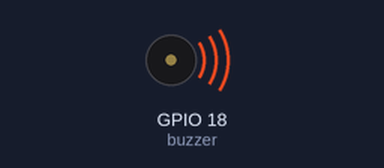
A program run on a simulated Raspberry Pi (BCM pin numbers). Parts: buzzer (waves = sounding, pin HIGH).

Above: at 1.0 s.
At 3.0 s:
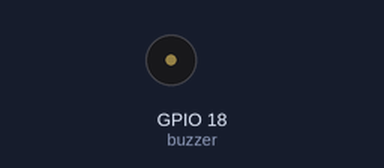
Timing chart, 0 to 5.2 s (numbered marks = the images above):
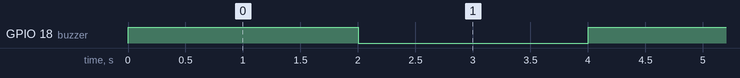

The program:

Buzzer1.py
```python
import RPi.GPIO as GPIO
from time import sleep

GPIO.setmode(GPIO.BCM)
buzzer = 18
GPIO.setup(buzzer,GPIO.OUT)

while True:
   GPIO.output(buzzer,True)
   sleep(2)
   GPIO.output(buzzer,False)
   sleep(2)
```

Measured:
- by itself, GPIO 18 (buzzer): alternates HIGH for 2.0 s and LOW for 2.0 s
